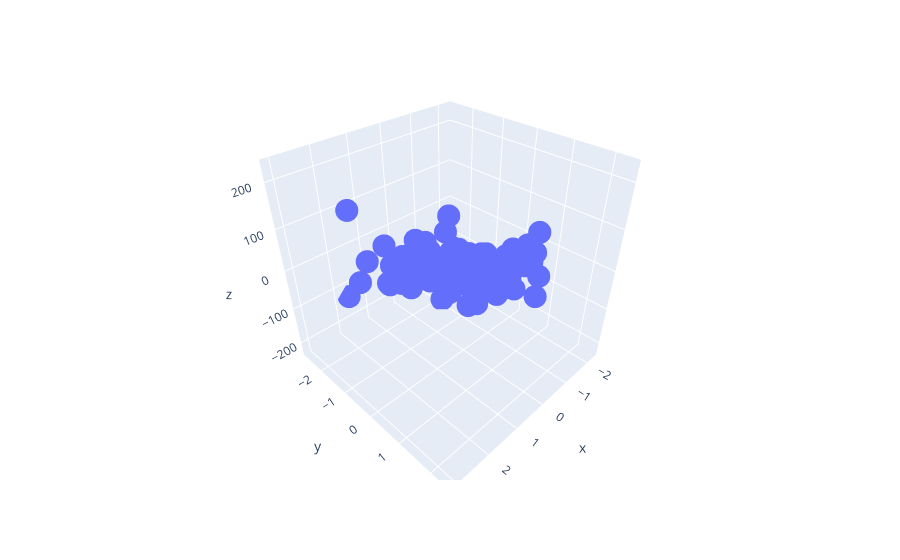

Write notebook code for a chart like this one.
### Code cell
px.scatter_3d(x=X[:, 0], y=X[:, 1], z=y)
